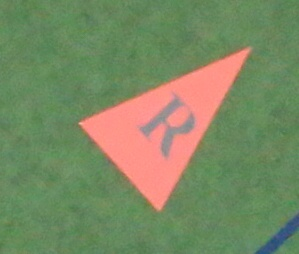
#> input picture data/images/1/1.jpg, 299 x 254 px, given in place of 6.jpg, which was not available
$ python image_detection_test_file.py
#> lines starting #> are read from the running program, lines starting #| are printed output that depends on the picture; pictures that were not available may be replaced by others from this repository, and a replacement may not be noted
from PIL import Image
import PIL.ImageOps
import os
from SyntheticDataset2 import *
import cv2
import numpy as np
from matplotlib import pyplot as plt

from sklearn.cluster import MiniBatchKMeans
import argparse

"""
image = Image.open("/Users/zyin/Desktop/Synthetic Dataset/Answers/target_maps/6.jpg")

denoised_image = GaussianNoiseGenerator.generate_gaussian_noise_by_level(image, 2, image.width)
inverted_image = PIL.ImageOps.invert(denoised_image)
posterized_image = PIL.ImageOps.posterize(inverted_image, 2)
posterized_image.save("/Users/zyin/Desktop/3.jpg")

#gray_image = PIL.ImageOps.grayscale(solarized_image)
"""
from sklearn.cluster import MiniBatchKMeans
import numpy as np
import argparse
import cv2
"""
ap = argparse.ArgumentParser()
ap.add_argument("-i", "--image", required = True, help = "Path to the image")
ap.add_argument("-c", "--clusters", required = True, type = int,
	help = "# of clusters")
args = vars(ap.parse_args())
"""

#im = cv2.imread("/Users/zyin/Desktop/2.jpg", cv2.IMREAD_COLOR)

image = cv2.imread("/Users/zyin/Desktop/Synthetic Dataset/Answers/target_maps/6.jpg", cv2.IMREAD_COLOR)
#> image is the input picture: shape (254, 299, 3); mean B, G, R 98.7, 137, 121.6
(h, w) = image.shape[:2]
#> h = 254; w = 299

image = cv2.cvtColor(image, cv2.COLOR_BGR2LAB)
#> image: shape (254, 299, 3); mean of channels 0, 1, 2 141.7, 115.4, 147.7

image = image.reshape((image.shape[0] * image.shape[1], 3))

clt = MiniBatchKMeans(8)
labels = clt.fit_predict(image)
quant = clt.cluster_centers_.astype("uint8")[labels]

quant = quant.reshape((h, w, 3))
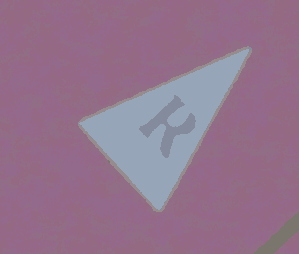
#> quant: shape (254, 299, 3); mean of channels 0, 1, 2 141, 114.8, 147.5; drawn as B, G, R
image = image.reshape((h, w, 3))

quant = cv2.cvtColor(quant, cv2.COLOR_LAB2BGR)
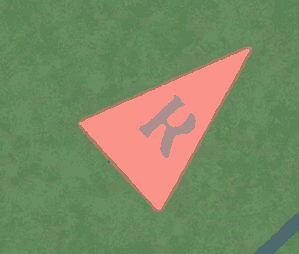
#> quant: shape (254, 299, 3); mean B, G, R 98.3, 136.8, 120
image = cv2.cvtColor(image, cv2.COLOR_LAB2BGR)

cv2.imshow("image", np.hstack([image, quant]))
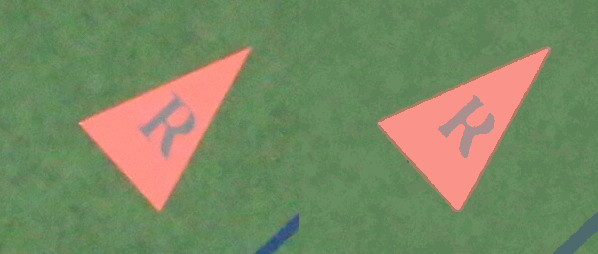
#> window 'image': shape (254, 598, 3); mean B, G, R 98.5, 136.9, 120.8
cv2.waitKey(0)
